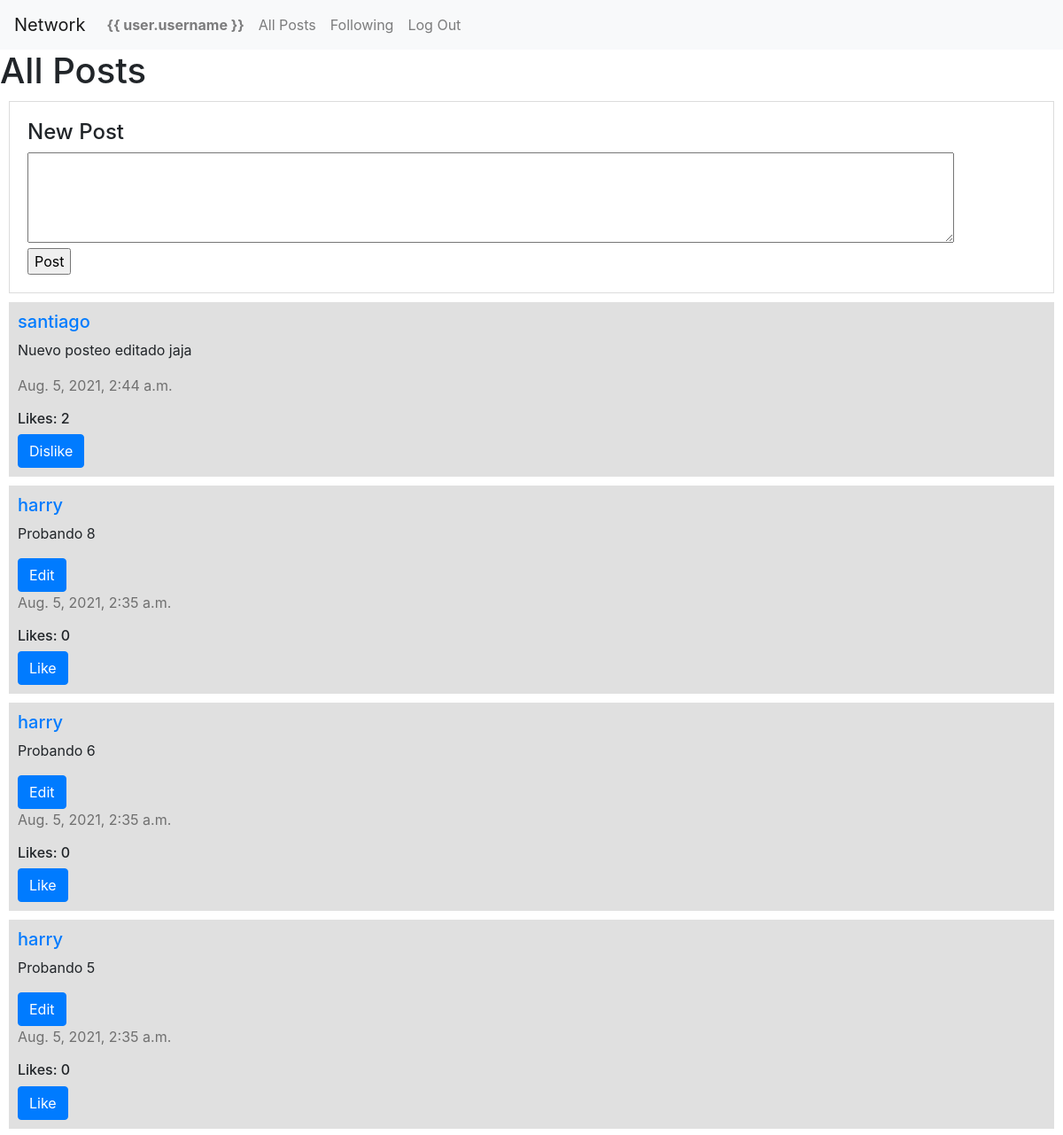
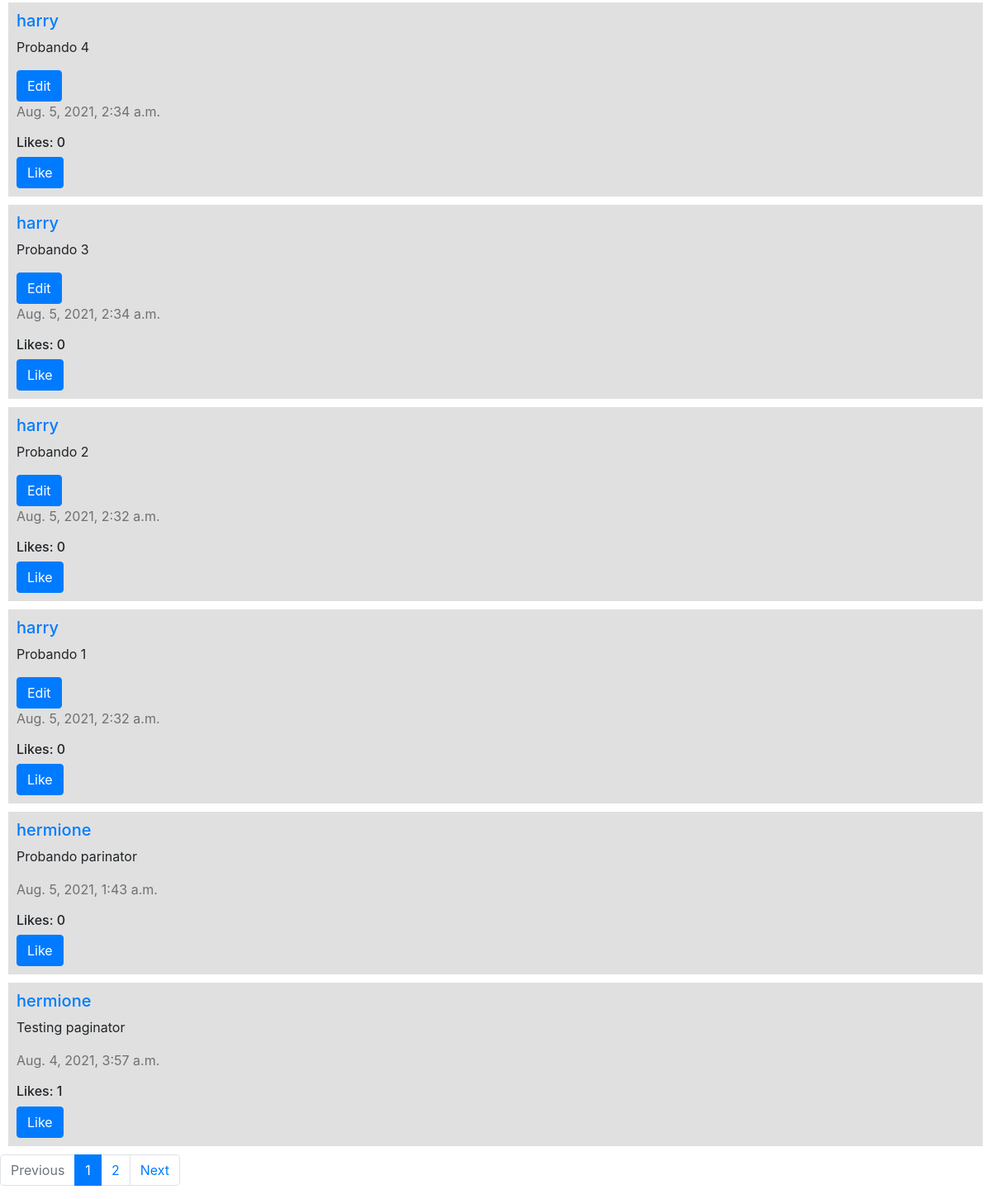
/ (signed in), run on the app's committed database (2 pictures, top to bottom).
### network/models.py (models this page shows)
class Post(models.Model):
    user = models.ForeignKey(User, on_delete=models.CASCADE, related_name="posts")
    content = models.CharField(max_length=512)
    timestamp = models.DateTimeField(auto_now_add=True)
    likes = models.ManyToManyField(User, blank=True, related_name="liked_posts")

class User(AbstractUser):
    followers = models.ManyToManyField("self", blank=True, symmetrical=False, related_name="following")

### network/views.py (the view, shortened to what this page needs)
# urls.py: path("", views.index, name="index"),
@csrf_exempt
def index(request):
    if request.method != "POST":
        posts = Post.objects.all()
        posts = posts.order_by("-timestamp").all()
        if request.GET.get("page") != None:
            num_page = request.GET.get("page")
        else:
            num_page = 1
        p = Paginator(posts, 10)
        page = p.page(num_page)
        return render(request, "network/index.html", {
            "num": int(num_page),
            "page": page,
            "num_pages": range(1, p.num_pages+1),
            "last_page": num_page
        })

### network/templates/network/index.html (shortened to what this page needs)
{% extends "network/layout.html" %}
{% load static %}
{% block body %}
{% if user.is_authenticated %}
<h1>All Posts</h1>
<div id="new-post-container">
    <h4>New Post</h4>
    <form id="new-post-form">
        <div>
            <textarea name="content" id="new-post-content" cols="100" rows="4" required></textarea>
        </div>
        <input type="submit" name="submit" value="Post">
    </form>
</div>
{% endif %}
<ul id="posts">
    {% for post in page.object_list %}
    <li class="post">
        <h5><a href="{% url 'profile' post.user.username %}">{{ post.user.username }}</a></h5>
        <p id="post{{ post.id }}-content">{{ post.content }}</p>
        {% if user.is_authenticated and user.id == post.user.id %}
        <button class="edit-btn btn btn-primary" id="edit-btn{{ post.id }}" data-id="{{ post.id }}">Edit</button>
        {% endif %}
        <p class="timestamp">{{ post.timestamp }}</p>
        <div class="likes">
            <h6 id="likes{{ post.id }}">Likes: {{ post.likes.count }}</h6>
            {% if user.is_authenticated %}
            <button class="like-btn btn btn-primary" id="like-btn{{ post.id }}" data-id="{{ post.id }}">
                {% if user not in post.likes.all %}
                Like
                {% else %}
                Dislike
                {% endif %}
            </button>
            {% endif %}
        </div>
    </li>
    {% empty %}
    <li>
        <p>There are no posts.</p>
    </li>
    {% endfor %}
</ul>
<nav aria-label="Page navigation">
    <ul class="pagination">
        {% if page.has_previous %}
        <li class="page-item">
            <a class="page-link" href="?page={{ page.previous_page_number }}">Previous</a>
        </li>
        {% else %}
        <li class="page-item disabled">
            <a class="page-link" href="?page=1">Previous</a>
        </li>
        {% endif %}
        {% for i in num_pages %}
        {% if i == num %}
        <li class="page-item active">
            <a class="page-link" href="?page={{ i }}">
                {{ i }}
            </a>
        </li>
        {% else %}
        <li class="page-item">
            <a class="page-link" href="?page={{ i }}">
                {{ i }}
            </a>
        </li>
        {% endif %}
        {% endfor %}
        {% if page.has_next %}
        <li class="page-item">
            <a class="page-link" href="?page={{ page.next_page_number }}">Next</a>
        </li>
        {% else %}
        <li class="page-item disabled">
            <a class="page-link" href="?page={{ last_page }}">Next</a>
        </li>
        {% endif %}
    </ul>
</nav>
{% endblock %}

### network/static/network/styles.css (style rules this page uses)
#new-post-container { padding: 20px; margin: 10px; border: 1px solid rgb(220, 220, 220); }
#posts { margin: 0; padding: 0; }
.post { padding: 10px; margin: 10px; background-color: rgb(224, 224, 224); list-style-type: none; }
.timestamp { color: rgb(112, 112, 112); }

### data on the page
Post: user.username "santiago", content "Nuevo posteo editado jaja", timestamp "Aug. 5, 2021, 2:44 a.m.", likes.count "2", shows "Dislike"
Post: user.username "harry", content "Probando 8", timestamp "Aug. 5, 2021, 2:35 a.m.", likes.count "0", shows "Like"
Post: user.username "harry", content "Probando 6", timestamp "Aug. 5, 2021, 2:35 a.m.", likes.count "0", shows "Like"
Post: user.username "harry", content "Probando 5", timestamp "Aug. 5, 2021, 2:35 a.m.", likes.count "0", shows "Like"
Post: user.username "harry", content "Probando 4", timestamp "Aug. 5, 2021, 2:34 a.m.", likes.count "0", shows "Like"
Post: user.username "harry", content "Probando 3", timestamp "Aug. 5, 2021, 2:34 a.m.", likes.count "0", shows "Like"
Post: user.username "harry", content "Probando 2", timestamp "Aug. 5, 2021, 2:32 a.m.", likes.count "0", shows "Like"
Post: user.username "harry", content "Probando 1", timestamp "Aug. 5, 2021, 2:32 a.m.", likes.count "0", shows "Like"
Post: user.username "hermione", content "Probando parinator", timestamp "Aug. 5, 2021, 1:43 a.m.", likes.count "0", shows "Like"
Post: user.username "hermione", content "Testing paginator", timestamp "Aug. 4, 2021, 3:57 a.m.", likes.count "1", shows "Like"

### other printed values
{{ i }} "1"
{{ i }} "2"
